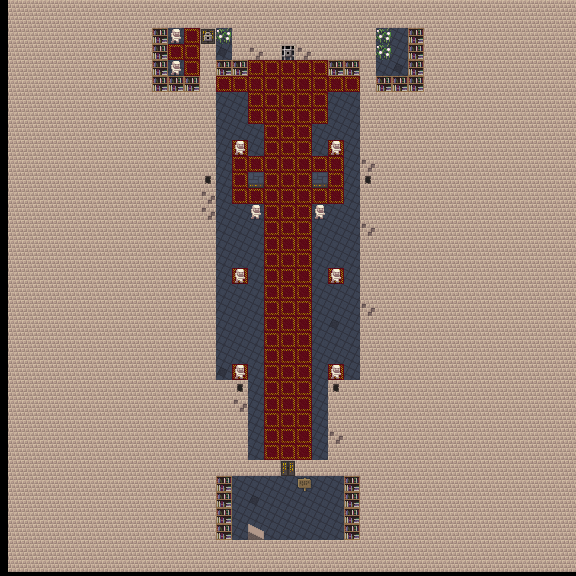

A level layout from a 2D game, rendered from its tile map. Below: a short description, then the map file with its tile-grid data intact:
An orthogonal 36x36 tile map with 16x16 px tiles, 1 tile layer (Tile Layer 1).

<map version="1.0" orientation="orthogonal" renderorder="right-down" width="36" height="36" tilewidth="16" tileheight="16" nextobjectid="1">
 <tileset firstgid="1" name="tile3" tilewidth="16" tileheight="16" tilecount="64" columns="16">
  <image source="../../core/src/main/assets/levels/tiles3.png" width="256" height="64" />
 </tileset>
 <layer name="Tile Layer 1" width="36" height="36" offsetx="8.66667" offsety="-4.66667">
  <data encoding="csv">
5,5,5,5,5,5,5,5,5,5,5,5,5,5,5,5,5,5,5,5,5,5,5,5,5,5,5,5,5,5,5,5,5,5,5,5,
5,5,5,5,5,5,5,5,5,5,5,5,5,5,5,5,5,5,5,5,5,5,5,5,5,5,5,5,5,5,5,5,5,5,5,5,
5,5,5,5,5,5,5,5,5,28,26,15,11,37,5,5,5,5,5,5,5,5,5,37,2,28,5,5,5,5,5,5,5,5,5,5,
5,5,5,5,5,5,5,5,5,28,15,15,5,21,5,13,5,22,13,5,5,5,5,37,2,28,5,5,5,5,5,5,5,5,5,5,
5,5,5,5,5,5,5,5,5,28,26,15,5,28,28,15,15,15,15,15,28,28,5,2,21,28,5,5,5,5,5,5,5,5,5,5,
5,5,5,5,5,5,5,5,5,28,28,28,5,15,15,15,15,15,15,15,15,15,5,28,28,28,5,5,5,5,5,5,5,5,5,5,
5,5,5,5,5,5,5,5,5,5,5,5,5,2,2,15,15,15,15,15,2,2,5,5,5,5,5,5,5,5,5,5,5,5,5,5,
5,5,5,5,5,5,5,5,5,5,5,5,5,2,2,15,15,15,15,15,2,2,5,5,5,5,5,5,5,5,5,5,5,5,5,5,
5,5,5,5,5,5,5,5,5,5,5,5,5,2,2,2,15,15,15,2,2,2,5,5,5,5,5,5,5,5,5,5,5,5,5,5,
5,5,5,5,5,5,5,5,5,5,5,5,5,2,27,2,15,15,15,2,27,2,5,5,5,5,5,5,5,5,5,5,5,5,5,5,
5,5,5,5,5,5,5,5,5,5,5,5,5,2,15,15,15,15,15,15,15,2,13,5,5,5,5,5,5,5,5,5,5,5,5,5,
5,5,5,5,5,5,5,5,5,5,5,5,34,2,15,12,15,15,15,12,15,2,34,5,5,5,5,5,5,5,5,5,5,5,5,5,
5,5,5,5,5,5,5,5,5,5,5,5,13,2,15,15,15,15,15,15,15,2,5,5,5,5,5,5,5,5,5,5,5,5,5,5,
5,5,5,5,5,5,5,5,5,5,5,5,13,2,2,26,15,15,15,26,2,2,5,5,5,5,5,5,5,5,5,5,5,5,5,5,
5,5,5,5,5,5,5,5,5,5,5,5,5,2,2,2,15,15,15,2,2,2,13,5,5,5,5,5,5,5,5,5,5,5,5,5,
5,5,5,5,5,5,5,5,5,5,5,5,5,2,2,2,15,15,15,2,2,2,5,5,5,5,5,5,5,5,5,5,5,5,5,5,
5,5,5,5,5,5,5,5,5,5,5,5,5,2,2,2,15,15,15,2,2,2,5,5,5,5,5,5,5,5,5,5,5,5,5,5,
5,5,5,5,5,5,5,5,5,5,5,5,5,2,27,2,15,15,15,2,27,2,5,5,5,5,5,5,5,5,5,5,5,5,5,5,
5,5,5,5,5,5,5,5,5,5,5,5,5,2,2,2,15,15,15,2,2,2,5,5,5,5,5,5,5,5,5,5,5,5,5,5,
5,5,5,5,5,5,5,5,5,5,5,5,5,2,2,2,15,15,15,2,2,2,13,5,5,5,5,5,5,5,5,5,5,5,5,5,
5,5,5,5,5,5,5,5,5,5,5,5,5,2,2,2,15,15,15,2,21,2,5,5,5,5,5,5,5,5,5,5,5,5,5,5,
5,5,5,5,5,5,5,5,5,5,5,5,5,2,2,2,15,15,15,2,2,2,5,5,5,5,5,5,5,5,5,5,5,5,5,5,
5,5,5,5,5,5,5,5,5,5,5,5,5,2,2,2,15,15,15,2,2,2,5,5,5,5,5,5,5,5,5,5,5,5,5,5,
5,5,5,5,5,5,5,5,5,5,5,5,5,21,27,2,15,15,15,2,27,2,5,5,5,5,5,5,5,5,5,5,5,5,5,5,
5,5,5,5,5,5,5,5,5,5,5,5,5,5,34,2,15,15,15,2,34,5,5,5,5,5,5,5,5,5,5,5,5,5,5,5,
5,5,5,5,5,5,5,5,5,5,5,5,5,5,13,2,15,15,15,2,5,5,5,5,5,5,5,5,5,5,5,5,5,5,5,5,
5,5,5,5,5,5,5,5,5,5,5,5,5,5,5,2,15,15,15,2,5,5,5,5,5,5,5,5,5,5,5,5,5,5,5,5,
5,5,5,5,5,5,5,5,5,5,5,5,5,5,5,2,15,15,15,2,13,5,5,5,5,5,5,5,5,5,5,5,5,5,5,5,
5,5,5,5,5,5,5,5,5,5,5,5,5,5,5,2,15,15,15,2,5,5,5,5,5,5,5,5,5,5,5,5,5,5,5,5,
5,5,5,5,5,5,5,5,5,5,5,5,5,5,5,5,5,6,5,5,5,5,5,5,5,5,5,5,5,5,5,5,5,5,5,5,
5,5,5,5,5,5,5,5,5,5,5,5,5,28,2,2,2,2,24,2,2,28,5,5,5,5,5,5,5,5,5,5,5,5,5,5,
5,5,5,5,5,5,5,5,5,5,5,5,5,28,2,21,2,2,2,2,2,28,5,5,5,5,5,5,5,5,5,5,5,5,5,5,
5,5,5,5,5,5,5,5,5,5,5,5,5,28,2,2,2,2,2,2,2,28,5,5,5,5,5,5,5,5,5,5,5,5,5,5,
5,5,5,5,5,5,5,5,5,5,5,5,5,28,2,8,2,2,2,2,2,28,5,5,5,5,5,5,5,5,5,5,5,5,5,5,
5,5,5,5,5,5,5,5,5,5,5,5,5,5,5,5,5,5,5,5,5,5,5,5,5,5,5,5,5,5,5,5,5,5,5,5,
5,5,5,5,5,5,5,5,5,5,5,5,5,5,5,5,5,5,5,5,5,5,5,5,5,5,5,5,5,5,5,5,5,5,5,5
</data>
 </layer>
</map>
